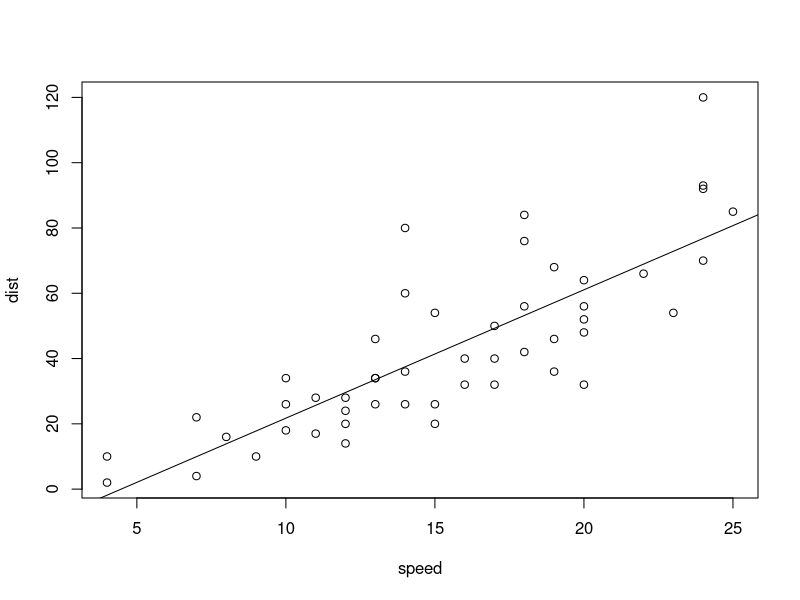
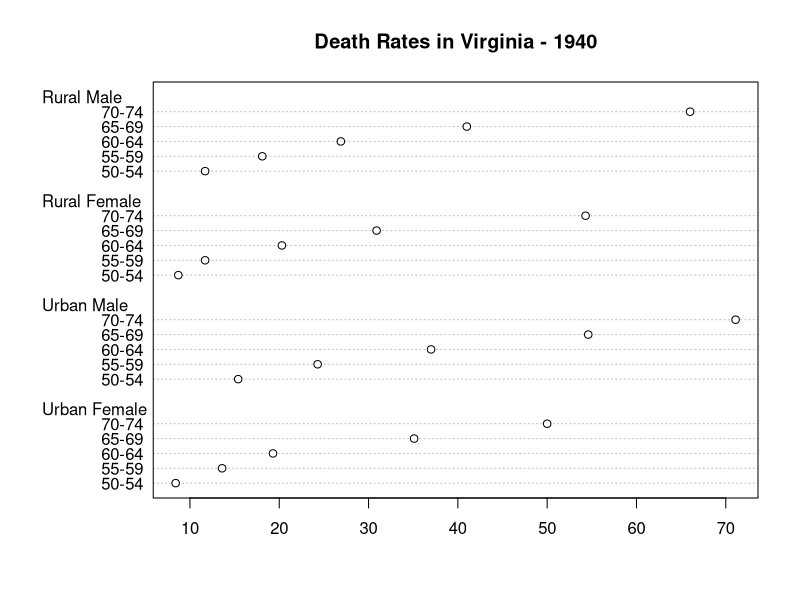

Write R code to recreate these figures, in order.

#' ---
#' title: "R scripts can be rendered!"
#' author: "John"
#' date: "`r format(Sys.Date())`"
#' output: github_document
#' ---
#' 
#' sample row from cars
#+ kable first 5 row, echo = FALSE
knitr::kable(cars[1:5,])

#' summary cars 
#+ r1, echo = FALSE
summary(cars)

#' plot dist ~ speed with regression line
#+ plot, echo = TRUE
plot(dist ~ speed,data = cars)
abline(lm(dist ~ speed, data = cars))

#+ dotchart
dotchart(VADeaths, main = "Death Rates in Virginia - 1940")
